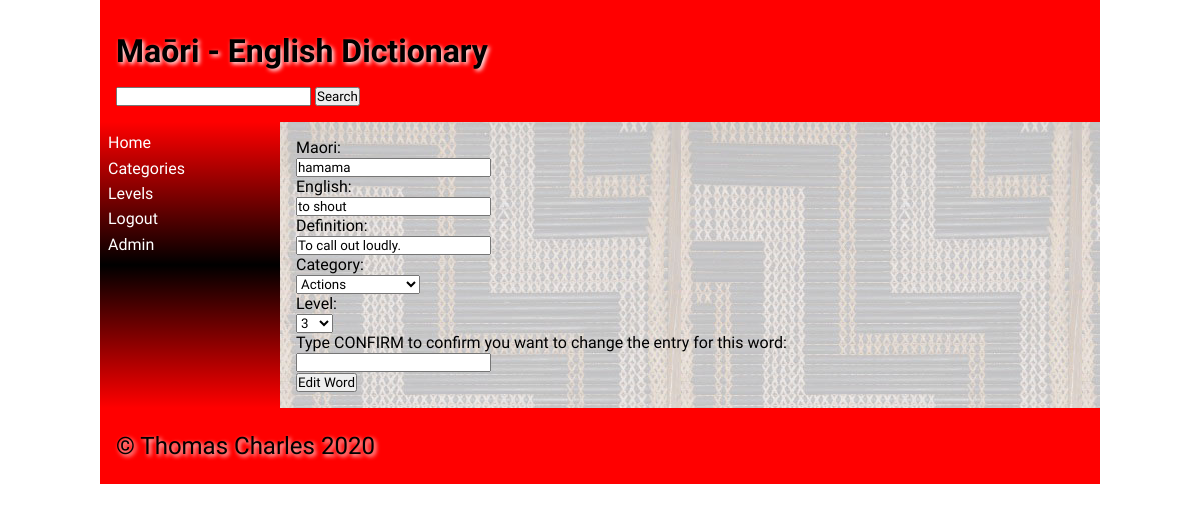
The app's page /editer/1 (signed in) with its own data.
### tables this page shows
CREATE TABLE "words"
(
    PK         integer
        primary key autoincrement,
    Maori      varchar(30)  not null,
    English    varchar(30)  not null,
    Category   varchar(30)  not null,
    Definition varchar(150) not null,
    Level      integer      not null,
    Owner      integer
, Image varchar(30));

### app.py (the view)
@app.route('/editer/<word>')
def render_editer(word):
    if not is_logged_in():
        return redirect('/')
    query = "SELECT PK, Category " \
            "FROM Categories"
    con = create_connection(DATABASE)
    cur = con.cursor()
    cur.execute(query)
    categories = cur.fetchall()
    query = "SELECT PK, level " \
            "FROM levels"
    con = create_connection(DATABASE)
    cur = con.cursor()
    cur.execute(query)
    levels = cur.fetchall()
    query = "SELECT Maori, English, Category, Level, Definition, PK " \
            "FROM words WHERE PK = "+word
    con = create_connection(DATABASE)
    cur = con.cursor()
    cur.execute(query)
    word_data = cur.fetchone()
    con.close()
    word_level = 1
    word_category = 1
    for level in levels:
        if word_data[3] == level[0]:
            word_level = level
    for category in categories:
        if str(word_data[2]) == str(category[0]):
            word_category = category
    levels.insert(0, levels.pop(levels.index(word_level)))
    categories.insert(0, categories.pop(categories.index(word_category)))
    return render_template('editer.html', categories=categories, levels=levels, word=word_data, logged_in=is_logged_in())

### app.py (called while the page is built)
def is_logged_in():  # Checks if the user is logged in
    if session.get("email") is None:
        return False
    else:
        print("logged in")
        return True

def create_connection(db_file):  # Creates a connection to the database
    try:
        connection = sqlite3.connect(db_file)
        return connection
    except Error as e:
        print(e)
    return None

### templates/editer.html (shortened to what this page needs)
{% extends 'base.html' %}
{% block heading %}Maōri - English Dictionary{% endblock %}
{% block main %}
<form class="myform" method="POST" action="/edit/{{ word[5] }}">
    <div class="form-group">
        <div class="form-label"><label for="maori">Maori:</label></div>
        <div class="form-element"><input value="{{ word[0] }}" type="text" name="maori" id="maori" required></div>
    </div>
    <div class="form-group">
        <div class="form-label"><label for="english">English:</label></div>
        <div class="form-element"><input value="{{ word[1] }}" type="text" name="english" id="english" required></div>
    </div>
    <div class="form-group">
        <div class="form-label"><label for="definition">Definition:</label></div>
        <div class="form-element"><input value="{{ word[4] }}" type="text" name="definition" id="definition" required></div>
    </div>
    <div class="form-group">
        <div class="form-label"><label for="category">Category:</label></div>
        <select name="category">
        {% for category in categories %}
        <option value="{{category[0]}}">{{category[1]}}</option>
        {% endfor %}
        </select>
    </div>
    <div class="form-group">
        <div class="form-label"><label for="level">Level:</label></div>
        <select name="level">
        {% for level in levels %}
        <option value="{{level[0]}}">{{level[1]}}</option>
        {% endfor %}
        </select>
    </div>
    <div class="form-group">
        <div class="form-label"><label for="confirm">Type CONFIRM to confirm you want to change the entry for this word:</label></div>
        <div class="form-element"><input type="text" name="confirm" id="confirm" required></div>
    </div>
    <div class="form-group">
        <div class="form-element"><input type="submit" value="Edit Word"></div>
    </div>
</form>
{% endblock %}

### static/css/style.css (style rules this page uses)
* { font-family: Comfortaa, sans-serif; margin: 0; padding: 0; box-sizing: border-box; }

### records on screen
words: maori "hamama", english "to shout", definition "To call out loudly."

### other values on screen
form field category "Actions"
form field level "3"
